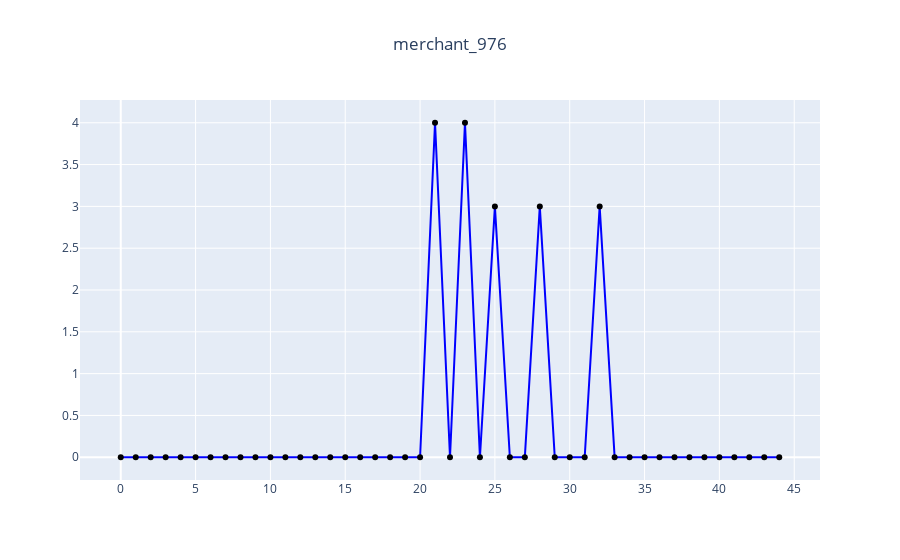

The notebook cell this image was saved under:
### Code cell
import numpy as np
import plotly.graph_objects as go

fig = go.Figure(data=go.Scatter(x =sub.index , y = sub["net_payment_count"], mode='lines+markers'))
fig.update_layout(title="merchant_976", title_x=0.5)
fig.update_traces(marker_color='black', line_color='blue')
fig.show()

### Figure 1 — Plotly figure (JSON) as saved in the notebook; plotly's stock layout.template omitted (floating-point values rounded to 4 significant figures)
{"data": [{"line": {"color": "blue"}, "marker": {"color": "black"}, "mode": "lines+markers", "type": "scatter", "y": [0, 0, 0, 0, 0, 0, 0, 0, 0, 0, 0, 0, 0, 0, 0, 0, 0, 0, 0, 0, 0, 4, 0, 4, 0, 3, 0, 0, 3, 0, 0, 0, 3, 0, 0, 0, 0, 0, 0, 0, 0, 0, 0, 0, 0]}], "layout": {"title": {"text": "merchant_976", "x": 0.5}}}
